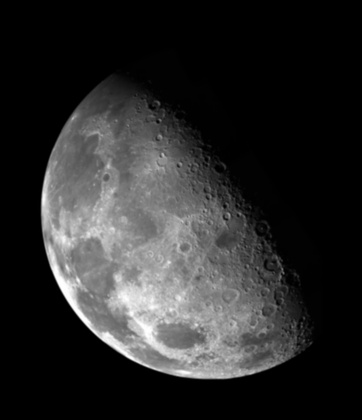
%> input picture Codes/CH03/example3_15/moon.jpg, 362 x 420 px, shrunk from 464 x 538 before the run
$ octave example3_15.m   (GNU Octave 9; MATLAB toolbox functions it lacks are replaced by stand-ins)
%> lines starting %> are read from the running program, lines starting %| are printed output that depends on the picture
% Gonzalez (3rd ed) example 3.15, including figure 3.38
src_image = im2double(imread('moon.jpg'));
%> src_image: size 420x362 double; min 0, max 1, mean 0.167
dest_image = src_image - laplace_filter(src_image);
dest_image = intensitytransform(dest_image,1);


figure,
subplot(1,2,1),imshow(src_image,[]);
subplot(1,2,2),imshow(dest_image,[]);
figure,
imshow(dest_image-src_image);

function dest_image = laplace_filter(src_image)
  laplace = [1,1,1;1,-8,1;1,1,1];
  [size_m,size_n] = size(src_image);
%> size_m = 420; size_n = 362
  dest_image = src_image;
  src_image = padarray(src_image,[1,1],'symmetric');
%> src_image: size 422x364 double
  for dest_m = 1:size_m
  for dest_n = 1:size_n
    % shifting
    src_m = dest_m+1;
    src_n = dest_n+1;

    window = src_image(src_m-1:src_m+1,...
      src_n-1:src_n+1);

    dest_image(dest_m,dest_n) = sum(laplace(:).*window(:));
  end
  end
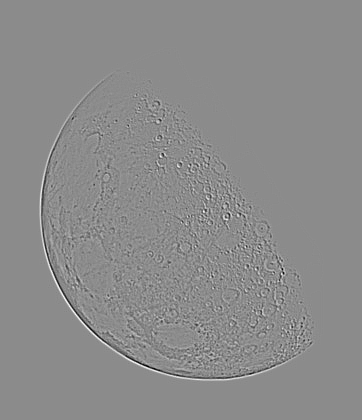
%> dest_image: size 420x362 double; min -1.47, max 1.21, mean -9.81e-19; drawn with min black and max white
%> `dest_image = src_image - laplace_filter(src_image);`:
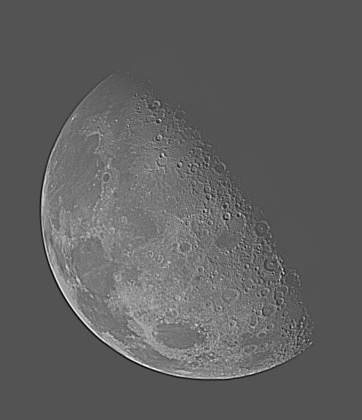
%> dest_image: size 420x362 double; min -1.13, max 2.31, mean 0.167; drawn with min black and max white
end

function dest_image = intensitytransform(src_image,n)
%> called with n = 1
  dest_image = 1-1./(1+(src_image./0.5).^(2*n));
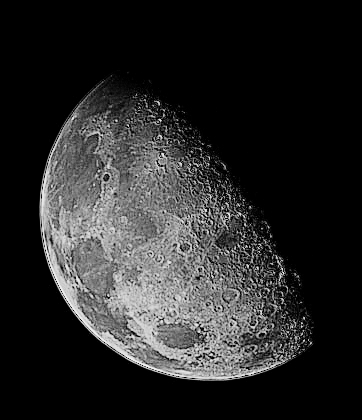
%> dest_image: size 420x362 double; min 0, max 0.955, mean 0.161
  fmax = 4^n/(1+4^n);
  dest_image = dest_image/fmax;
%> `imshow(dest_image-src_image);`:
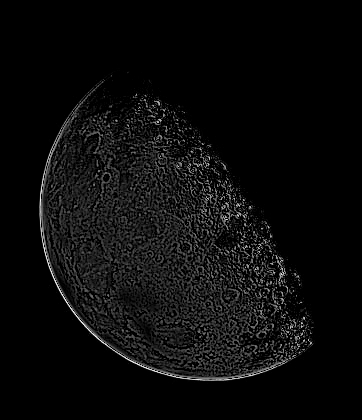
%> displayed picture: size 420x362, on the screen's scale of 0 to 255; min 0, max 255, mean 11.5
end
